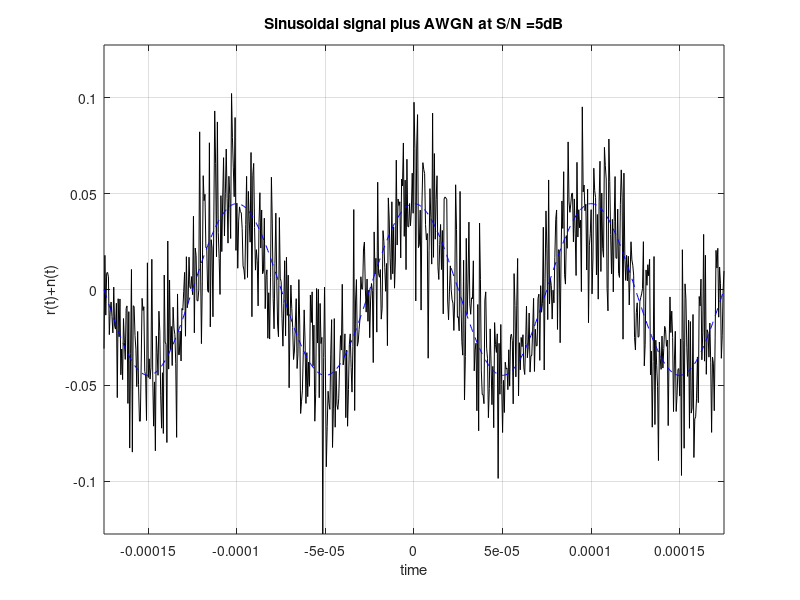

Reproduce this figure in MATLAB.
% sinusoidal_plus_AWGN_SNR.m
% EE 160 - Fall 2016,2017,2020 - San Jose State University
% Illustration of AWGN effects on a received signal. The channel is
% bandpass with fc=10kHz and B=2W=2 kHz.
% The received signal is a 10 kHz sinusoidal of 1 mW power
% Noise power is computed from a given (S/N) value in dB.

seed = round(1e7*(now-round(now)));
randn('state',seed);

Pr = 1e-3;              % Normalized power of sinusoidal signal = 1 mW
A = sqrt(2*Pr);         % Amplitude of sinusoidal signal
fc = 10000;             % Fundamental frequency 
Tc = 1/fc;              % Period 
B = 2000;               % Channel bandwidth

SNR_dB = input('Enter the SNR value in dB: ');
SNR = 10^(SNR_dB/10);   % SNR as a ratio
N0 = (2*Pr/B)/SNR;      % Noise power

t = -1.75*Tc:Tc/200:1.75*Tc;      % Time range of signals

% Sinusoidal signal
r = A*cos(2*pi*fc*t);

% AWGN signal with samples of variance N0*B
n = sqrt(N0*B)*randn(1,length(t));

plot(t, r+n,'-k'), grid on, xlabel('time'),ylabel('r(t)+n(t)')
axis ([min(t) max(t) -max(abs(r+n)) max(abs(r+n))])
title(strcat('Sinusoidal signal plus AWGN at S/N = ',num2str(SNR_dB),'dB'))
hold on, plot(t,r,'--b'), hold off
